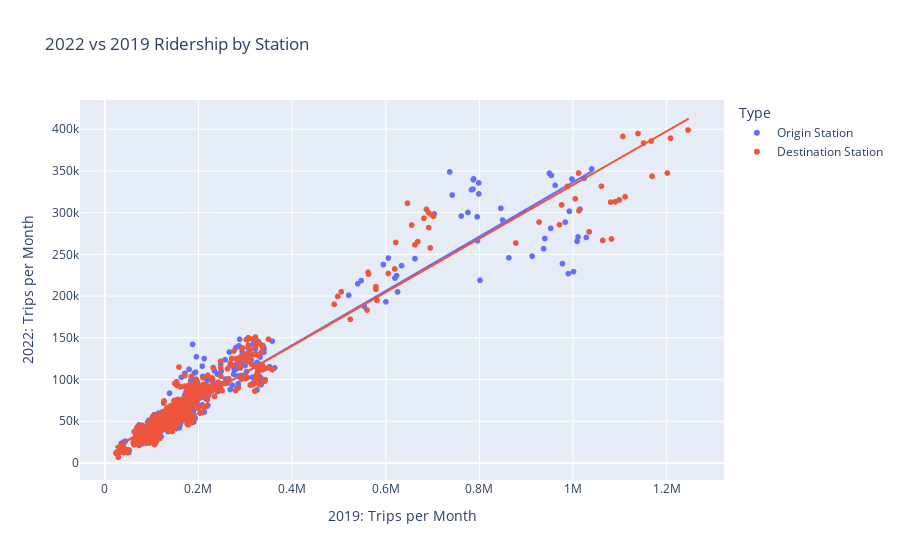

This figure's notebook cell:
### Code cell
origin_scat = px.scatter(stations, 
                         x="2019: Num of Trips", 
                         y="2022: Num of Trips", 
                         labels={"2019: Num of Trips":"2019: Trips per Month","2022: Num of Trips":"2022: Trips per Month"},
                         trendline="ols", 
                         color = 'Type',
                         hover_data=["Station","Month"],
                         title = "2022 vs 2019 Ridership by Station")
origin_scat.show()

### Figure 1 — Plotly figure (JSON) as saved in the notebook; plotly's stock layout.template omitted (floating-point values rounded to 4 significant figures; data arrays with more than 128 entries replaced by an {"elided": "..."} marker saying what was removed)
{"data": [{"customdata": {"elided": "576x2 mixed values"}, "hovertemplate": "Type=Origin Station<br>2019: Trips per Month=%{x}<br>2022: Trips per Month=%{y}<br>Station=%{customdata[0]}<br>Month=%{customdata[1]}<extra></extra>", "legendgroup": "Origin Station", "marker": {"color": "#636efa", "symbol": "circle"}, "mode": "markers", "name": "Origin Station", "showlegend": true, "type": "scattergl", "x": {"elided": "576 int values"}, "xaxis": "x", "y": {"elided": "576 int values"}, "yaxis": "y"}, {"hovertemplate": "<b>OLS trendline</b><br>2022: Num of Trips = 0.32564 * 2019: Num of Trips + 10830.9<br>R<sup>2</sup>=0.925228<br><br>Type=Origin Station<br>2019: Trips per Month=%{x}<br>2022: Trips per Month=%{y} <b>(trend)</b><extra></extra>", "legendgroup": "Origin Station", "marker": {"color": "#636efa", "symbol": "circle"}, "mode": "lines", "name": "Origin Station", "showlegend": false, "type": "scattergl", "x": {"elided": "576 int values"}, "xaxis": "x", "y": {"elided": "576 float values"}, "yaxis": "y"}, {"customdata": {"elided": "576x2 mixed values"}, "hovertemplate": "Type=Destination Station<br>2019: Trips per Month=%{x}<br>2022: Trips per Month=%{y}<br>Station=%{customdata[0]}<br>Month=%{customdata[1]}<extra></extra>", "legendgroup": "Destination Station", "marker": {"color": "#EF553B", "symbol": "circle"}, "mode": "markers", "name": "Destination Station", "showlegend": true, "type": "scattergl", "x": {"elided": "576 int values"}, "xaxis": "x", "y": {"elided": "576 int values"}, "yaxis": "y"}, {"hovertemplate": "<b>OLS trendline</b><br>2022: Num of Trips = 0.321619 * 2019: Num of Trips + 11639.6<br>R<sup>2</sup>=0.943757<br><br>Type=Destination Station<br>2019: Trips per Month=%{x}<br>2022: Trips per Month=%{y} <b>(trend)</b><extra></extra>", "legendgroup": "Destination Station", "marker": {"color": "#EF553B", "symbol": "circle"}, "mode": "lines", "name": "Destination Station", "showlegend": false, "type": "scattergl", "x": {"elided": "576 int values"}, "xaxis": "x", "y": {"elided": "576 float values"}, "yaxis": "y"}], "layout": {"autosize": true, "legend": {"title": {"text": "Type"}, "tracegroupgap": 0}, "title": {"text": "2022 vs 2019 Ridership by Station"}, "xaxis": {"anchor": "y", "autorange": true, "domain": [0, 1], "range": [-50850.0, 1320000.0], "title": {"text": "2019: Trips per Month"}, "type": "linear"}, "yaxis": {"anchor": "x", "autorange": true, "domain": [0, 1], "range": [-25810.0, 435300.0], "title": {"text": "2022: Trips per Month"}, "type": "linear"}}}
